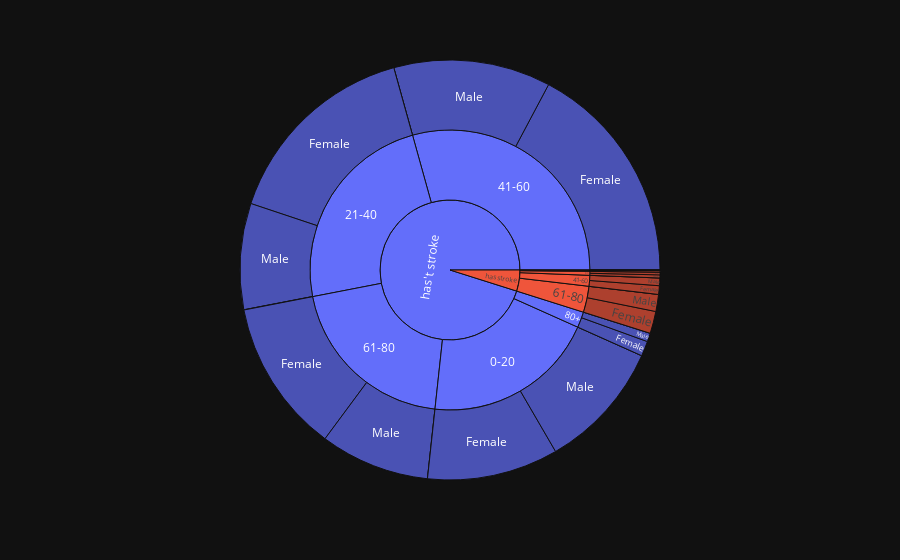

Notebook source saved alongside this figure:
### Code cell
fig = px.sunburst(data, path=['stroke', 'agerange', 'gender'])
py.plot(fig,filename='SCI2',auto_open=True)
fig.show()

### Figure 1 — Plotly figure (JSON) as saved in the notebook; plotly's stock layout.template omitted (floating-point values rounded to 4 significant figures)
{"data": [{"branchvalues": "total", "domain": {"x": [0.0, 1.0], "y": [0.0, 1.0]}, "hovertemplate": "labels=%{label}<br>count=%{value}<br>parent=%{parent}<br>id=%{id}<extra></extra>", "ids": ["has stroke/0-20/Female", "has't stroke/0-20/Female", "has stroke/21-40/Female", "has't stroke/21-40/Female", "has stroke/41-60/Female", "has't stroke/41-60/Female", "has stroke/61-80/Female", "has't stroke/61-80/Female", "has stroke/80+/Female", "has't stroke/80+/Female", "has stroke/0-20/Male", "has't stroke/0-20/Male", "has stroke/21-40/Male", "has't stroke/21-40/Male", "has stroke/41-60/Male", "has't stroke/41-60/Male", "has stroke/61-80/Male", "has't stroke/61-80/Male", "has stroke/80+/Male", "has't stroke/80+/Male", "has stroke/0-20/Other", "has't stroke/0-20/Other", "has stroke/21-40/Other", "has't stroke/21-40/Other", "has stroke/41-60/Other", "has't stroke/41-60/Other", "has stroke/61-80/Other", "has't stroke/61-80/Other", "has stroke/80+/Other", "has't stroke/80+/Other", "has stroke/0-20", "has't stroke/0-20", "has stroke/21-40", "has't stroke/21-40", "has stroke/41-60", "has't stroke/41-60", "has stroke/61-80", "has't stroke/61-80", "has stroke/80+", "has't stroke/80+", "has stroke", "has't stroke"], "labels": ["Female", "Female", "Female", "Female", "Female", "Female", "Female", "Female", "Female", "Female", "Male", "Male", "Male", "Male", "Male", "Male", "Male", "Male", "Male", "Male", "Other", "Other", "Other", "Other", "Other", "Other", "Other", "Other", "Other", "Other", "0-20", "0-20", "21-40", "21-40", "41-60", "41-60", "61-80", "61-80", "80+", "80+", "has stroke", "has't stroke"], "name": "", "parents": ["has stroke/0-20", "has't stroke/0-20", "has stroke/21-40", "has't stroke/21-40", "has stroke/41-60", "has't stroke/41-60", "has stroke/61-80", "has't stroke/61-80", "has stroke/80+", "has't stroke/80+", "has stroke/0-20", "has't stroke/0-20", "has stroke/21-40", "has't stroke/21-40", "has stroke/41-60", "has't stroke/41-60", "has stroke/61-80", "has't stroke/61-80", "has stroke/80+", "has't stroke/80+", "has stroke/0-20", "has't stroke/0-20", "has stroke/21-40", "has't stroke/21-40", "has stroke/41-60", "has't stroke/41-60", "has stroke/61-80", "has't stroke/61-80", "has stroke/80+", "has't stroke/80+", "has stroke", "has't stroke", "has stroke", "has't stroke", "has stroke", "has't stroke", "has stroke", "has't stroke", "has stroke", "has't stroke", "", ""], "values": [2, 516, 6, 795, 34, 880, 87, 603, 12, 59, 0, 507, 0, 417, 30, 618, 67, 431, 11, 34, 0, 0, 0, 1, 0, 0, 0, 0, 0, 0, 2, 1023, 6, 1213, 64, 1498, 154, 1034, 23, 93, 249, 4861], "type": "sunburst"}], "layout": {"legend": {"tracegroupgap": 0}, "margin": {"t": 60}}}
